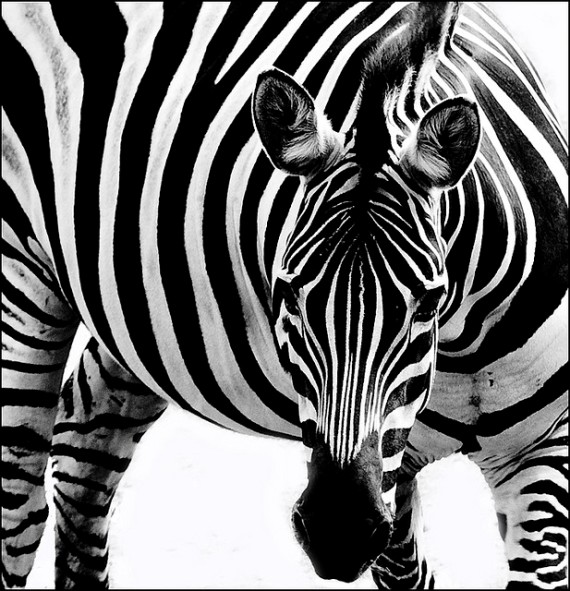
#> input picture cv2tutorial/extra/images/zebra-black-and-white.jpg, 570 x 591 px
$ python otsu.py
#> lines starting #> are read from the running program, lines starting #| are printed output that depends on the picture; after the words box and inside, x2 and y2 are one past the last pixel; in counts of white or black regions, pixels touching at a corner belong together
### cv2tutorial/util.py
import os.path

import cv2

def fetch_image(image_name, flags=-1):
    """Return an image from the images directory."""
#> called with image_name = 'zebra-black-and-white.jpg', flags = 0
    path = os.path.realpath(__file__)
    dirname = os.path.dirname(path)
    image_path = os.path.join(dirname, 'extra', 'images', image_name)
    image = cv2.imread(image_path, flags)
#> image: shape (591, 570); min 0, max 255, mean 110.2
    return image

### cv2tutorial/image_processing/thresholding/otsu.py
import cv2
import numpy as np
from matplotlib import pyplot as plt

from cv2tutorial.util import fetch_image

def main():
    img = fetch_image('zebra-black-and-white.jpg',0)

    # global thresholding
    ret1,th1 = cv2.threshold(img,127,255,cv2.THRESH_BINARY)
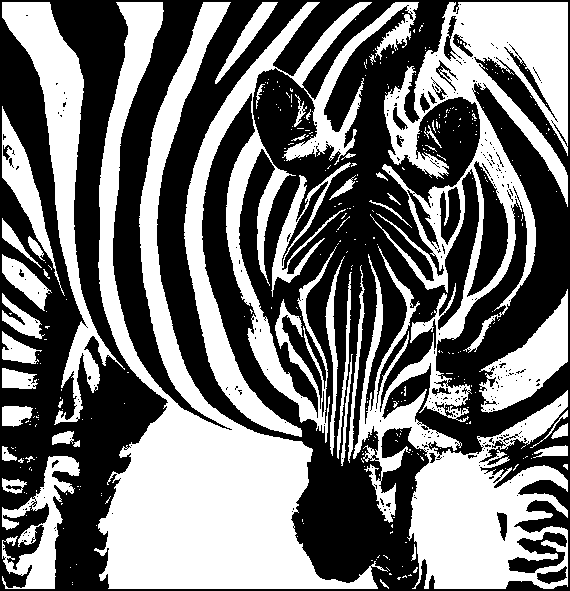
#> th1: shape (591, 570); 45.5% white; 346 white regions (300 under 20 px), largest, box (x1, y1, x2, y2) and area: (353, 2, 568, 589) 48936, (94, 2, 388, 589) 48163, (184, 2, 419, 443) 22017

    # Otsu's thresholding
    ret2,th2 = cv2.threshold(img,0,255,cv2.THRESH_BINARY+cv2.THRESH_OTSU)
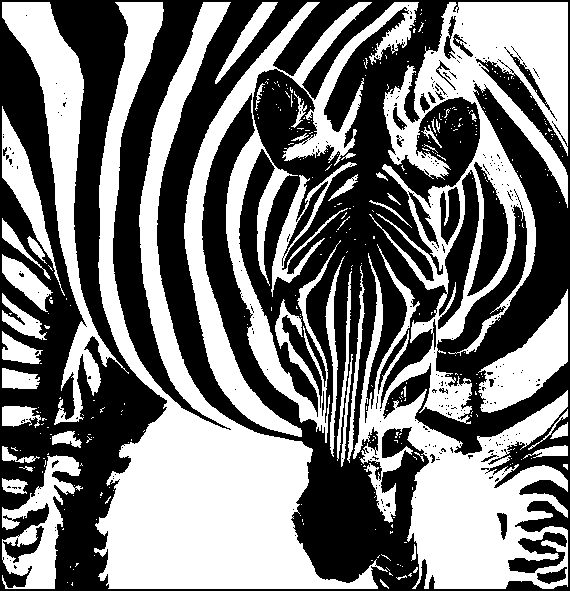
#> th2: shape (591, 570); 47.2% white; 355 white regions (308 under 20 px), largest, box (x1, y1, x2, y2) and area: (353, 2, 568, 589) 51448, (94, 2, 388, 589) 48525, (184, 2, 419, 443) 22770
#> ret2 = 115

    # Otsu's thresholding after Gaussian filtering
    blur = cv2.GaussianBlur(img,(5,5),0)
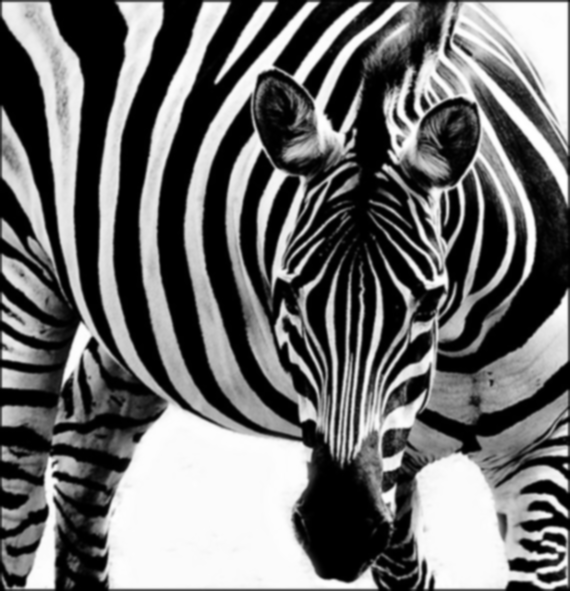
#> blur: shape (591, 570); min 0, max 255, mean 110.3
    ret3,th3 = cv2.threshold(blur,0,255,cv2.THRESH_BINARY+cv2.THRESH_OTSU)
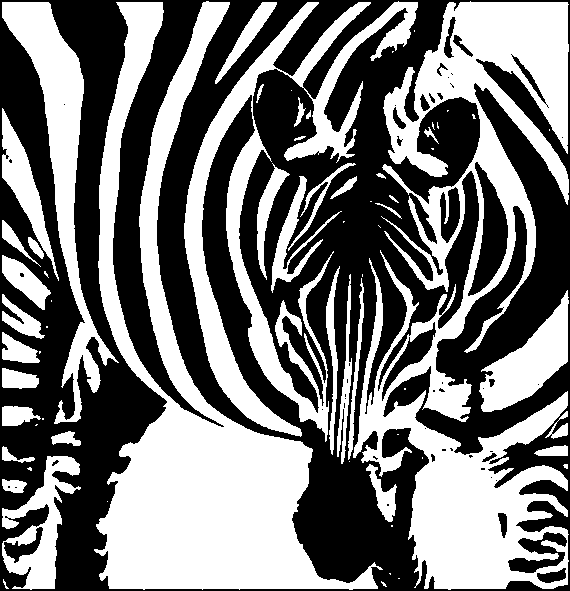
#> th3: shape (591, 570); 46.7% white; 67 white regions (30 under 20 px), largest, box (x1, y1, x2, y2) and area: (353, 1, 569, 590) 51268, (94, 1, 383, 590) 48474, (184, 1, 418, 442) 21407
#> ret3 = 116

    # plot all the images and their histograms
    images = [img, 0, th1,
              img, 0, th2,
              blur, 0, th3]
    titles = ['Original Noisy Image','Histogram','Global Thresholding (v=127)',
              'Original Noisy Image','Histogram',"Otsu's Thresholding",
              'Gaussian filtered Image','Histogram',"Otsu's Thresholding"]

    for i in xrange(3):
        plt.subplot(3,3,i*3+1),plt.imshow(images[i*3],'gray')
        plt.title(titles[i*3]), plt.xticks([]), plt.yticks([])
        plt.subplot(3,3,i*3+2),plt.hist(images[i*3].ravel(),256)
        plt.title(titles[i*3+1]), plt.xticks([]), plt.yticks([])
        plt.subplot(3,3,i*3+3),plt.imshow(images[i*3+2],'gray')
        plt.title(titles[i*3+2]), plt.xticks([]), plt.yticks([])
    plt.show()
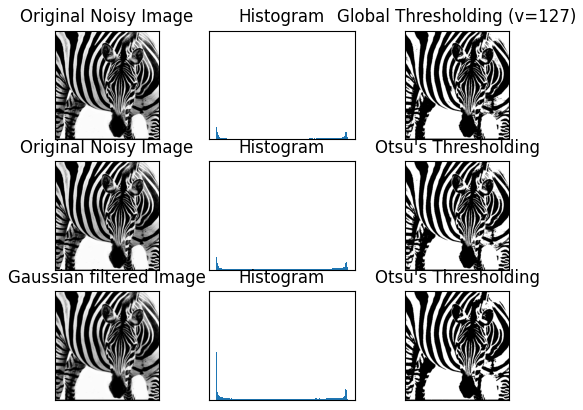
#> figure drawn by matplotlib, 9 panels

if __name__ == '__main__':
    main()
